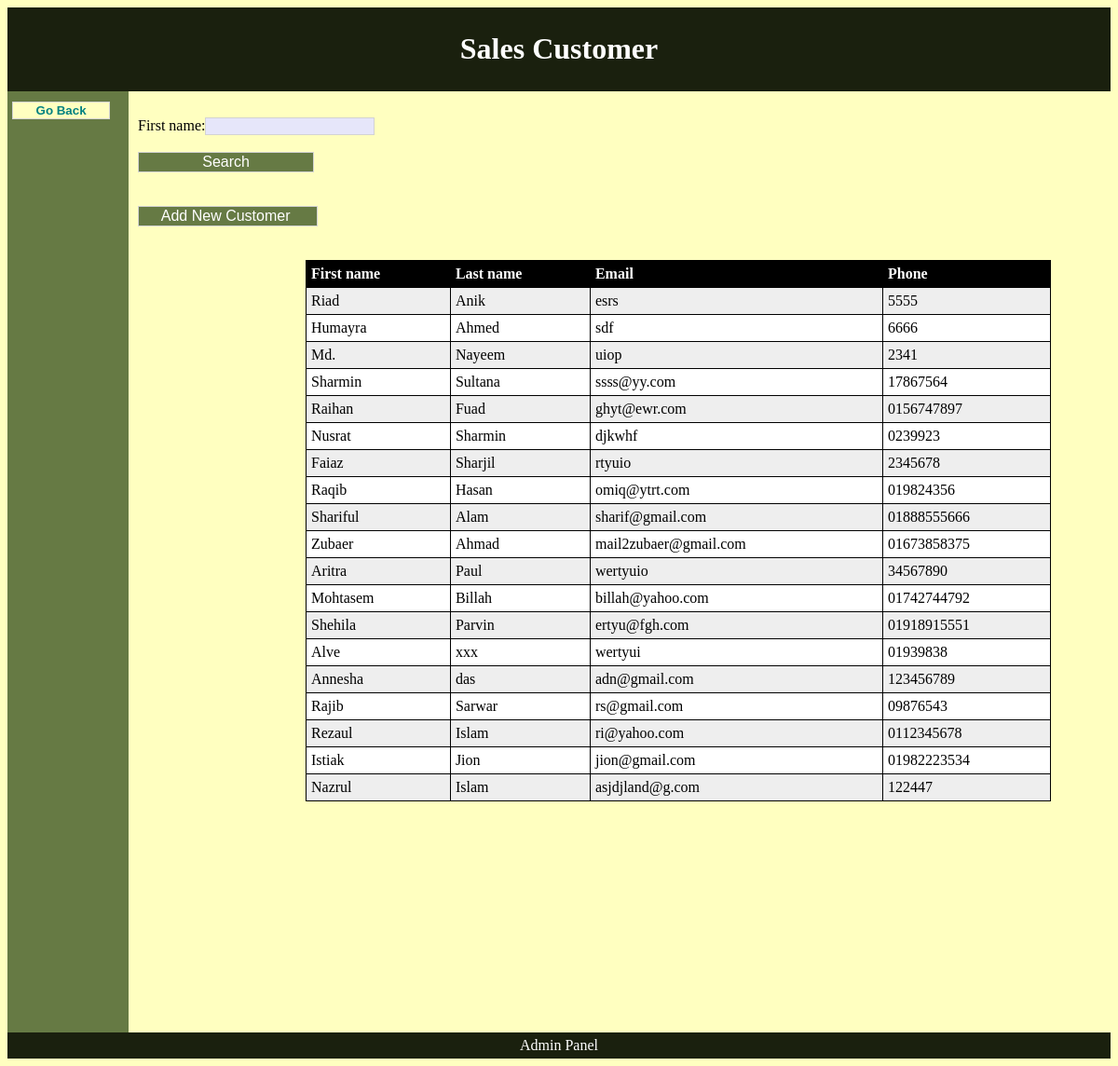
Page /Sales-portion/Customer.php (signed in) on the committed database.
### tables this page shows
CREATE TABLE IF NOT EXISTS `customer` (
  `C_id` int(15) NOT NULL,
  `C_Fname` varchar(10) NOT NULL,
  `C_Lname` varchar(10) NOT NULL,
  `C_phone` varchar(15) NOT NULL,
  `C_email` varchar(30) NOT NULL,
  `D_id` int(15) NOT NULL
);

### Sales-portion/Customer.php (the view, shortened to what this page needs)
<!DOCTYPE html>
<html>
    <head>
        <link rel="stylesheet" href="style.css">
    </head>
    <body>
        <header>
        <h1>Sales Customer</h1>
        </header>
        <nav>
            <div class="submit">
<form action="SalesSection.php" method="POST"><input type="submit" class="cat"style="font-face: 'Comic Sans MS'; font-size: smaller; color: teal; background-color: #FFFFC0; border: 1pt ridge lightgrey" value="&nbsp;&nbsp;&nbsp;&nbsp;&nbsp;Go Back&nbsp;&nbsp;&nbsp;&nbsp;&nbsp;"></form></div>
        </nav>
        <section>
        <!DOCTYPE html>
        <html>
        <head>
        </head>
                 <body bgcolor=" #FFFFC0">
            <form action="#" method="POST"><br>
                 First name:<input type="text" style="font-face: 'Comic Sans MS'; font-size: small; color: teal; background-color:#E6E6FA ; border: 1pt ridge lightgrey"name="fname"><br><br>
                <div class="sub"><input type="submit" name="submit"style="font-face: 'Comic Sans MS';cursor:pointer; font-size: medium; color: white; background-color: #667A44; border: 1pt ridge lightgrey" value="&nbsp;&nbsp;&nbsp;&nbsp;&nbsp;&nbsp;&nbsp;&nbsp;&nbsp;&nbsp;&nbsp;&nbsp;&nbsp;&nbsp;Search&nbsp;&nbsp;&nbsp;&nbsp;&nbsp;&nbsp;&nbsp;&nbsp;&nbsp;&nbsp;&nbsp;&nbsp;&nbsp;&nbsp;"></div>
                <br>
            </form>
                      <form action="addCustomer.php" method="POST"><br>
               <div class="sub"><input type="submit" style="font-face: 'Comic Sans MS';cursor:pointer; font-size: medium; cursor:pointer;color: white; background-color: #667A44; border: 1pt ridge lightgrey" value="&nbsp;&nbsp;&nbsp;&nbsp;Add New Customer&nbsp;&nbsp;&nbsp;&nbsp;&nbsp;"></div>
    <br><br>
            </form>
            <?php
if(isset($_REQUEST['submit'])){
    $name=$_POST['fname'];
    if(!empty($_REQUEST['submit']))
    {
    $sql=" SELECT `C_Fname`,`C_Lname`,`C_email`,`C_phone` FROM project.`customer` WHERE `D_id`='1' AND `C_Fname` like '$name%' ";
    $q=mysql_query($sql);
    }
}
else{
    $sql="SELECT `C_Fname`,`C_Lname`,`C_email`,`C_phone` FROM project.`customer` WHERE `D_id`='1'";
    $q=mysql_query($sql);
}
            ?>
  <div class="table">
        <table id="t01">
          <tr>
            <th>First name</th>
            <th>Last name</th>
             <th>Email</th>
              <th>Phone</th>
             </tr>
            <?php
while ($row=mysql_fetch_array($q,MYSQL_NUM)){
              echo "<tr>";
                 echo "<td>" .$row[0]. "</td>";
               echo "<td>" .$row[1]. "</td>";
            echo "<td>" .$row[2]."</td>";
       echo "<td>" .$row[3]."</td>";
                echo "</tr>";
              }
?>
        </table>
        </div>
        </body>
        </section>
        <footer>
        Admin Panel
        </footer>
    </body>
</html>

### Sales-portion/style.css (style rules this page uses)
header { background-color:#1A200E; color:white; text-align:center; padding:5px; }
.cat { cursor: pointer; font-weight:bold; }
.submit { -webkit-transition: width 2s; transition: width 2s; }
.sub { -webkit-transition: width 2s,height 3s; transition: width 2s,height 3s; }
nav { line-height:30px; background-color:#667A44; height: 1000px; width:120px; float:left; padding:5px; }
section { margin-top: auto; width:650px; float:left; height: auto; padding:10px; }
footer { background-color:#1A200E; color:white; clear:both; text-align:center; padding:5px; }
.table { width: 800px; height: 300px; margin-left: 180px; }

### Sales-portion/Customer.php (style rules this page uses)
table { width:100%; }
table, th, td { border: 1px solid black; border-collapse: collapse; }
th, td { padding: 5px; text-align: left; }
table#t01 tr:nth-child(even) { background-color: #eee; }
table#t01 tr:nth-child(odd) { background-color:#fff; }
table#t01 th { background-color: black; color: white; }

### rows in the picture
customer: C_Fname "Riad", C_Lname "Anik", C_email "esrs", C_phone "5555"
customer: C_Fname "Humayra", C_Lname "Ahmed", C_email "sdf", C_phone "6666"
customer: C_Fname "Md.", C_Lname "Nayeem", C_email "uiop", C_phone "2341"
customer: C_Fname "Sharmin", C_Lname "Sultana", C_email "ssss@yy.com", C_phone "17867564"
customer: C_Fname "Raihan", C_Lname "Fuad", C_email "ghyt@ewr.com", C_phone "0156747897"
customer: C_Fname "Nusrat", C_Lname "Sharmin", C_email "djkwhf", C_phone "0239923"
customer: C_Fname "Faiaz", C_Lname "Sharjil", C_email "rtyuio", C_phone "2345678"
customer: C_Fname "Raqib", C_Lname "Hasan", C_email "omiq@ytrt.com", C_phone "019824356"
customer: C_Fname "Shariful", C_Lname "Alam", C_email "sharif@gmail.com", C_phone "01888555666"
customer: C_Fname "Zubaer", C_Lname "Ahmad", C_email "mail2zubaer@gmail.com", C_phone "01673858375"
customer: C_Fname "Aritra", C_Lname "Paul", C_email "wertyuio", C_phone "34567890"
customer: C_Fname "Mohtasem", C_Lname "Billah", C_email "billah@yahoo.com", C_phone "01742744792"
customer: C_Fname "Shehila", C_Lname "Parvin", C_email "ertyu@fgh.com", C_phone "01918915551"
customer: C_Fname "Alve", C_Lname "xxx", C_email "wertyui", C_phone "01939838"
customer: C_Fname "Annesha", C_Lname "das", C_email "adn@gmail.com", C_phone "123456789"
customer: C_Fname "Rajib", C_Lname "Sarwar", C_email "rs@gmail.com", C_phone "09876543"
customer: C_Fname "Rezaul", C_Lname "Islam", C_email "ri@yahoo.com", C_phone "0112345678"
customer: C_Fname "Istiak", C_Lname "Jion", C_email "jion@gmail.com", C_phone "01982223534"
customer: C_Fname "Nazrul", C_Lname "Islam", C_email "asjdjland@g.com", C_phone "122447"
